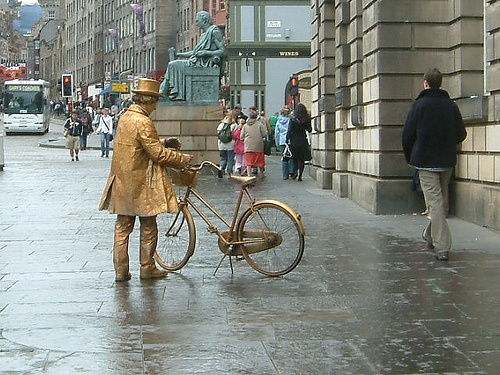
#> input picture data_set/VOCdevkit/person/JPEGImages/000793.jpg, 500 x 375 px; its folder holds 4 pictures in this run
$ python calcMeanValue.py
#> lines starting #> are read from the running program, lines starting #| are printed output that depends on the picture; long printed decimals are rounded; pictures that were not available may be replaced by others from this repository, and a replacement may not be noted
######################################################
# Program for calculating BGR pixel average value
#
# [Reference information]
#   meanB = 90.130
#   meanG = 97.561
#   meanR = 103.871
######################################################

import cv2
import os
import glob
import numpy as np
from PIL import Image, ImageOps


######################################################
increase_num = 20
######################################################


# Histogram homogenization function
def equalizeHistRGB(src):

    RGB = cv2.split(src)
    Blue   = RGB[0]
    Green = RGB[1]
    Red    = RGB[2]
    for i in range(3):
        cv2.equalizeHist(RGB[i])
    img_hist = cv2.merge([RGB[0],RGB[1], RGB[2]])
    return img_hist

# Gaussian noise function
def addGaussianNoise(src):
    row,col,ch= src.shape
    mean = 0
    var = 0.1
    sigma = 15
    gauss = np.random.normal(mean,sigma,(row,col,ch))
    gauss = gauss.reshape(row,col,ch)
    noisy = src + gauss
    return noisy

# Salt & Pepper noise function
def addSaltPepperNoise(src):
    row,col,ch = src.shape
    s_vs_p = 0.5
    amount = 0.004
    out = src.copy()

    # Salt mode
    try:
        num_salt = np.ceil(amount * src.size * s_vs_p)
        coords = [np.random.randint(0, i-1 , int(num_salt)) for i in src.shape]
        out[coords[:-1]] = (255,255,255)
    except:
        pass

    # Pepper mode
    try:
        num_pepper = np.ceil(amount* src.size * (1. - s_vs_p))
        coords = [np.random.randint(0, i-1 , int(num_pepper)) for i in src.shape]
        out[coords[:-1]] = (0,0,0)
    except:
        pass
    return out

# Rotation
def rotate_image(src1, src2, angle):
    orig_h, orig_w = src1.shape[:2]
    #matrix = cv2.getRotationMatrix2D((orig_h/2, orig_w/2), angle, 1)
    matrix = cv2.getRotationMatrix2D((orig_w/2, orig_h/2), angle, 1)
    return cv2.warpAffine(src1, matrix, (orig_w, orig_h), src1, flags=cv2.INTER_LINEAR), src2.rotate(angle)


img_filesJ = sorted(glob.glob("data_set/VOCdevkit/person/JPEGImages/*"))
img_filesS = sorted(glob.glob("data_set/VOCdevkit/person/SegmentationClass/*"))
JPEG_out_base_path = "data_set/VOCdevkit/person/JPEGImagesOUT"
SEGM_out_base_path = "data_set/VOCdevkit/person/SegmentationClassOUT"

imgs = []
for (img_fileJ, img_fileS) in zip(img_filesJ, img_filesS):
    imgs.append([cv2.resize(cv2.imread(img_fileJ, cv2.IMREAD_UNCHANGED), (256, 256)), Image.open(img_fileS)])

# Generate lookup table
min_table = 50
max_table = 205
diff_table = max_table - min_table
gamma1 = 0.75
gamma2 = 1.5
LUT_HC = np.arange(256, dtype = 'uint8')
LUT_LC = np.arange(256, dtype = 'uint8')
LUT_G1 = np.arange(256, dtype = 'uint8')
LUT_G2 = np.arange(256, dtype = 'uint8')
LUTs = []
# Smoothing sequence
average_square = (10,10)
# Create high contrast LUT
for i in range(0, min_table):
    LUT_HC[i] = 0
for i in range(min_table, max_table):
    LUT_HC[i] = 255 * (i - min_table) / diff_table
for i in range(max_table, 255):
    LUT_HC[i] = 255
# Other LUT creation
for i in range(256):
    LUT_LC[i] = min_table + i * (diff_table) / 255
    LUT_G1[i] = 255 * pow(float(i) / 255, 1.0 / gamma1)
    LUT_G2[i] = 255 * pow(float(i) / 255, 1.0 / gamma2)
LUTs.append(LUT_HC)
LUTs.append(LUT_LC)
LUTs.append(LUT_G1)
LUTs.append(LUT_G2)

imgcnt = 0
meanB = 0
meanG = 0
meanR = 0

for img in imgs:

    for i in range(increase_num):

        jpgimg = img[0]
        segimg = img[1]

#        # Contrast conversion execution
#        if np.random.randint(2) == 1:
#            level = np.random.randint(4)
#            jpgimg = cv2.LUT(jpgimg, LUTs[level])

        # Smoothing execution
        if np.random.randint(2) == 1:
            jpgimg = cv2.blur(jpgimg, average_square)

#        # Histogram equalization execution
#        if np.random.randint(2) == 1:
#            jpgimg = equalizeHistRGB(jpgimg)

        # Gaussian noise addition execution
        if np.random.randint(2) == 1:
            jpgimg = addGaussianNoise(jpgimg)

        # Salt & Pepper noise addition execution
        if np.random.randint(2) == 1:
            jpgimg = addSaltPepperNoise(jpgimg)

        # Rotation
        if np.random.randint(2) == 1:
            jpgimg, segimg = rotate_image(jpgimg, segimg, np.random.randint(360))

        # Reverse execution
        if np.random.randint(2) == 1:
            jpgimg = cv2.flip(jpgimg, 1)
            #segimg = ImageOps.mirror(segimg)


        # Image storage after padding
        JPEG_image_path = "%s/%04d_%04d.jpg" % (JPEG_out_base_path, imgcnt, i)
        #SEGM_image_path = "%s/%04d_%04d.png" % (SEGM_out_base_path, imgcnt, i)
        #cv2.imwrite(JPEG_image_path, jpgimg)
        #segimg.save(SEGM_image_path)

        mean = np.mean(jpgimg, axis=(0, 1))
        meanB += mean[0]
        meanG += mean[1]
        meanR += mean[2]

        print("imgcnt =", imgcnt, "num =", i)
    imgcnt += 1
#> this loop made 1 pass
#> (printed output is left out)
#> pass 1, in addGaussianNoise, `gauss = np.random.normal(mean,sigma,(row,col,ch))`:
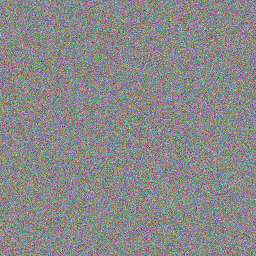
#> gauss: shape (256, 256, 3) float64; mean of channels 0, 1, 2 0.1, 0, 0; drawn with min black and max white
#> pass 1, in addGaussianNoise, `noisy = src + gauss`:
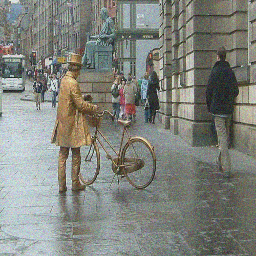
#> noisy: shape (256, 256, 3) float64; mean of channels 0, 1, 2 127, 135.3, 131.7; drawn with min black and max white
#> pass 1, in addGaussianNoise (call 2), `gauss = np.random.normal(mean,sigma,(row,col,ch))`:
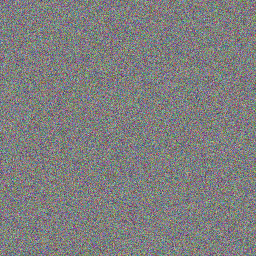
#> gauss: shape (256, 256, 3) float64; mean of channels 0, 1, 2 0, 0, 0.1; drawn with min black and max white
#> pass 1, in addGaussianNoise (call 2), `noisy = src + gauss`:
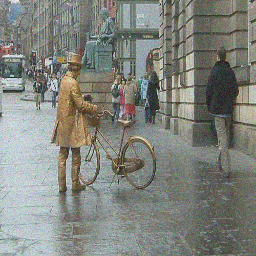
#> noisy: shape (256, 256, 3) float64; mean of channels 0, 1, 2 126.8, 135.4, 131.7; drawn with min black and max white
#> after the loop:
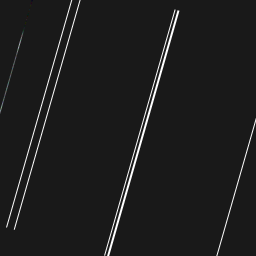
#> jpgimg: shape (256, 256, 3) float64; mean R, G, B 5.5, 5.5, 5.5; drawn with min black and max white
#> after the loop, imgcnt = 1; meanB = 1662.6; meanG = 1773.6; meanR = 1729.1

print("meanB =", meanB / (imgcnt * increase_num))
#| meanB = 83.130
print("meanG =", meanG / (imgcnt * increase_num))
#| meanG = 88.681
print("meanR =", meanR / (imgcnt * increase_num))
#| meanR = 86.454
print("Finish!!")
